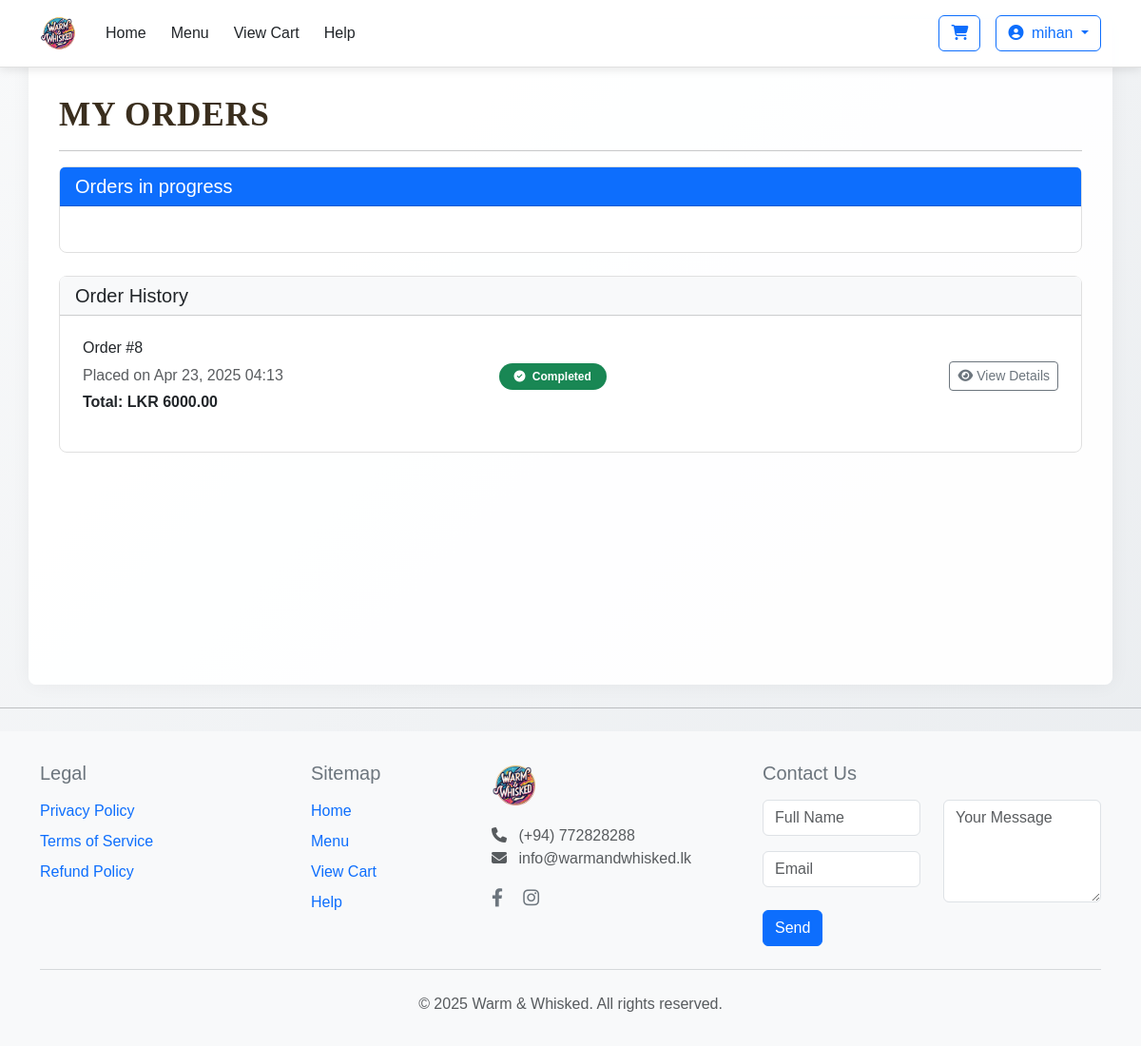
/my-orders/ (signed in), run on an earlier commit of the app's database.
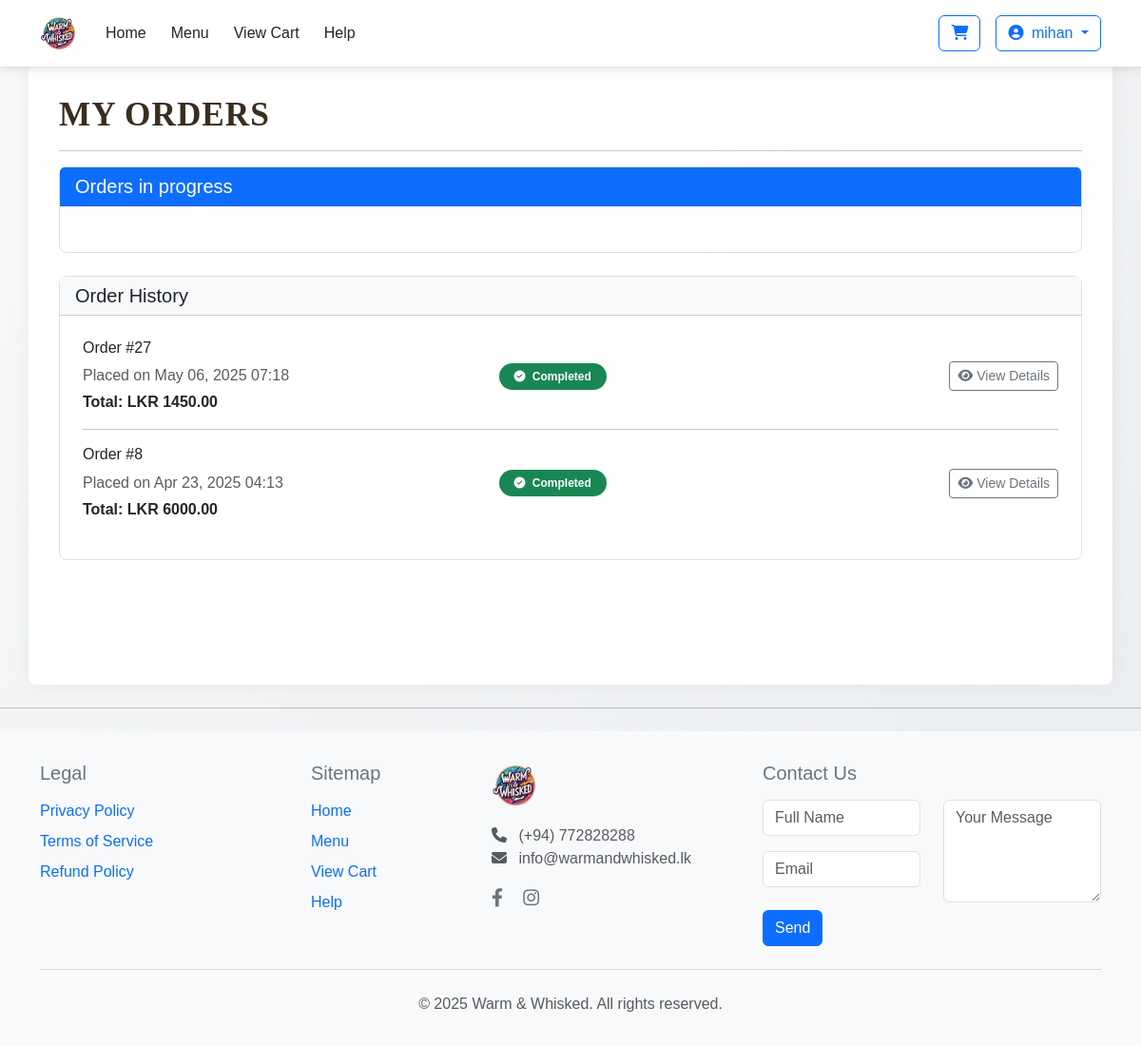
And on a later commit of the database.
### orders/models.py (models this page shows, shortened)
class Order(models.Model):
    ORDER_STATUS = (
        ('preparing', 'In Progress'),
        ('ready', 'Ready'),
        ('completed', 'Completed'),
    )
    user = models.ForeignKey(User, on_delete=models.CASCADE)
    created_at = models.DateTimeField(auto_now_add=True)
    status = models.CharField(max_length=20, choices=ORDER_STATUS, default='preparing')
    total = models.DecimalField(max_digits=8, decimal_places=2)
    delivery_address = models.TextField()
    contact_number = models.CharField(max_length=15)
    class Meta:
        ordering = ['-created_at']

### orders/views.py (the view)
# urls.py: path('my-orders/', views.order_tracking, name='order_tracking'),  # Changed path
@login_required
def order_tracking(request):
    orders = Order.objects.filter(user=request.user).order_by('-created_at')
    return render(request, 'orders/my_orders/order_tracking.html', {'orders': orders})

### orders/templates/orders/my_orders/order_tracking.html (shortened to what this page needs)
{% extends 'orders/pages/base.html' %}
{% block content %}
<div class="container" style="padding-top: 60px;">
    <h2 style="font-family: 'Cormorant Garamond';
            font-weight: 600;
            font-size: 2.2rem;
            color: #3a2e1e;
            letter-spacing: 1px;
            margin: 0px 0 15px;
            text-transform: uppercase;
            " >My Orders</h2><hr>
    <div class="card mb-4">
        <div class="card-header bg-primary text-white">
            <h5 class="mb-0">Orders in progress</h5>
        </div>
        <div class="card-body">
        </div>
    </div>
    <div class="card">
        <div class="card-header bg-light">
            <h5 class="mb-0">Order History</h5>
        </div>
        <div class="card-body">
            {% for order in orders %}
                {% if order.status == 'completed' %}
                <div class="row mb-3 align-items-center">
                    <div class="col-md-5">
                        <h6>Order #{{ order.id }}</h6>
                        <p class="mb-1 text-muted">Placed on {{ order.created_at|date:"M d, Y H:i" }}</p>
                        <p class="mb-0"><strong>Total: LKR {{ order.total }}</strong></p>
                    </div>
                    <div class="col-md-3">
                        <span class="badge rounded-pill bg-success py-2 px-3">
                            <i class="fas fa-check-circle me-1"></i>
                            Completed
                        </span>
                    </div>
                    <div class="col-md-4 text-end">
                        <button class="btn btn-outline-secondary btn-sm"
                                data-bs-toggle="modal"
                                data-bs-target="#orderModal"
                                onclick="loadOrderDetails({{ order.id }})">
                            <i class="fas fa-eye me-1"></i>View Details
                        </button>
                    </div>
                </div>
                {% if not forloop.last %}<hr>{% endif %}
                {% endif %}
            {% empty %}
                <div class="text-center py-3">
                    <i class="fas fa-inbox fa-3x text-muted mb-3"></i>
                    <p class="text-muted">No past orders</p>
                </div>
            {% endfor %}
        </div>
    </div>
</div>
{% endblock %}

### orders/templates/orders/pages/base.html (shortened to what this page needs)
{% load static %}
<!DOCTYPE html>
<html lang="en">
<head>
    <link href="https://cdn.jsdelivr.net/npm/bootstrap@5.3.0/dist/css/bootstrap.min.css" rel="stylesheet">
    <link rel="stylesheet" href="https://cdnjs.cloudflare.com/ajax/libs/font-awesome/6.4.0/css/all.min.css">
    <link rel="stylesheet" href="{% static 'orders/css/style.css' %}">
</head>
<body>
    <nav class="navbar navbar-expand-lg navbar-overlay">
        <div class="container">
            <a class="navbar-brand" href="{% url 'home' %}">
                <img src="{% static 'images/logo.png' %}" alt="Logo" height="40">
            </a>
            <div class="collapse navbar-collapse" id="navbarNav">
                <ul class="navbar-nav me-auto">
                    <li class="nav-item">
                        <a class="nav-link {% if request.resolver_match.url_name == 'home' %}active{% endif %}" href="{% url 'home' %}">Home</a>
                    </li>
                    <li class="nav-item">
                        <a class="nav-link {% if request.resolver_match.url_name == 'orders' %}active{% endif %}" href="{% url 'orders' %}">Menu</a>
                    </li>
                    <li class="nav-item">
                        <a class="nav-link {% if request.resolver_match.url_name == 'cart' %}active{% endif %}" href="{% url 'cart' %}">View Cart</a>
                    </li>
                    <li class="nav-item">
                        <a class="nav-link {% if request.resolver_match.url_name == 'help' %}active{% endif %}" href="{% url 'help' %}">Help</a>
                    </li>
                </ul>
                <div class="d-flex">
                    <a href="{% url 'cart' %}" class="btn btn-outline-primary position-relative me-3">
                        <i class="fas fa-shopping-cart"></i>
                    </a>
                    {% if user.is_authenticated %}
                        <div class="dropdown">
                            <button class="btn btn-outline-primary dropdown-toggle" type="button" id="userDropdown" data-bs-toggle="dropdown">
                                <i class="fas fa-user-circle me-1"></i> {{ user.username }}
                            </button>
                        </div>
                    {% else %}
                        <a href="{% url 'login' %}" class="btn btn-outline-primary me-2">Login</a>
                        <a href="{% url 'signup' %}" class="btn btn-primary">Sign Up</a>
                    {% endif %}
                </div>
            </div>
        </div>
    </nav>
<main class="container main-content" style="padding-top: 20px; min-height: calc(100vh - 100px);">
    {% block content %}{% endblock %}
</main>
<hr class="my-4">
<footer class="footer bg-light py-5">
    <div class="container">
        <div class="row">
            <div class="col-lg-3 col-md-6 mb-4 mb-md-0 order-1">
                <h5 class="mb-3">Legal</h5>
                <ul class="list-unstyled">
                    <li class="mb-2">
                        <a href="{% url 'privacy_policy' %}" class="text-decoration-none">Privacy Policy</a>
                    </li>
                    <li class="mb-2">
                        <a href="{% url 'terms_of_service' %}" class="text-decoration-none">Terms of Service</a>
                    </li>
                    <li class="mb-2">
                        <a href="{% url 'refund_policy' %}" class="text-decoration-none">Refund Policy</a>
                    </li>
                </ul>
            </div>
            <div class="col-lg-2 col-md-6 mb-4 mb-md-0 order-2">
                <h5 class="mb-3">Sitemap</h5>
                <ul class="list-unstyled">
                    <li class="mb-2"><a href="{% url 'home' %}" class="text-decoration-none">Home</a></li>
                    <li class="mb-2"><a href="{% url 'orders' %}" class="text-decoration-none">Menu</a></li>
                    <li class="mb-2"><a href="{% url 'cart' %}" class="text-decoration-none">View Cart</a></li>
                    <li class="mb-2"><a href="{% url 'help' %}" class="text-decoration-none">Help</a></li>
                </ul>
            </div>
            <div class="col-lg-3 col-md-6 mb-4 mb-lg-0 order-3">
                <img src="{% static 'images/logo.png' %}" alt="Warm & Whisked" height="50" class="mb-3">
                <p class="text-muted">
                    <i class="fas fa-phone me-2"></i> (+94) 772828288<br>
                    <i class="fas fa-envelope me-2"></i> info@warmandwhisked.lk
                </p>
                <div class="social-icons">
                    <a href="https://www.facebook.com/profile.php?id=61574591783072" class="text-decoration-none me-3" target="_blank" rel="noopener noreferrer">
                        <i class="fab fa-facebook-f"></i>
                    </a>
                    <a href="https://www.instagram.com/warmandwhiskedbakerymd/" class="text-decoration-none me-3" target="_blank" rel="noopener noreferrer">
                        <i class="fab fa-instagram"></i>
                    </a>
                </div>
            </div>
            <div class="col-lg-4 col-md-6 order-lg-4 order-4">
                <h5 class="mb-3">Contact Us</h5>
                <form method="post" action="{% url 'contact' %}">
                    <div class="row">
                        <div class="col-md-6">
                            <div class="mb-3">
                                <input type="text" class="form-control" name="name" placeholder="Full Name" required>
                            </div>
                            <div class="mb-3">
                                <input type="email" class="form-control" name="email" placeholder="Email" required>
                            </div>
                        </div>
                        <div class="col-md-6">
                            <textarea class="form-control h-100" name="message" placeholder="Your Message" required></textarea>
                        </div>
                    </div>
                    <button type="submit" class="btn btn-primary mt-2">Send</button>
                </form>
            </div>
        </div>
        <hr class="my-4">
        <div class="text-center">
            <p class="text-muted mb-0">&copy; 2025 Warm & Whisked. All rights reserved.</p>
        </div>
    </div>
</footer>
</body>
</html>

### orders/static/orders/css/style.css (style rules this page uses)
body { font-family: 'Arial', sans-serif; background-color: #f8f9fa; color: #212529; margin: 0; padding: 0; }
.navbar { border-bottom: 1px solid #e0e0e0; }
.navbar-brand img { max-height: 50px; }
.nav-link { color: #212529; transition: color 0.3s ease; }
.btn-primary { background-color: #0d6efd; border-color: #0d6efd; }
.btn-outline-primary { color: #0d6efd; border-color: #0d6efd; }
.card { border: 1px solid #e0e0e0; border-radius: 8px; }
.card-header { font-weight: bold; background-color: #f8f9fa; }
.card-body { padding: 1.5rem; }
.footer { background-color: #f8f9fa; color: #6c757d; }
.footer a { color: #0d6efd; text-decoration: none; }
.footer .social-icons a { color: #6c757d; font-size: 1.2rem; margin-right: 10px; }
form input, form textarea { border-radius: 4px; border: 1px solid #ced4da; }
.navbar-overlay { position: fixed; top: 0; left: 0; width: 100%; z-index: 1000; background-color: rgba(255, 255, 255, 0.95); box-shadow: 0 2px 10px rgba(0, 0, 0, 0.1); padding: 10px 0; }
.main-content { padding-top: 80px; }
body { margin: 0; padding: 0; }
.navbar-overlay { position: fixed; top: 0; left: 0; width: 100%; z-index: 1000; background-color: rgba(255, 255, 255, 0.95); box-shadow: 0 2px 10px rgba(0, 0, 0, 0.1); padding: 10px 0; transition: all 0.3s ease; }
.nav-link { padding: 8px 15px; margin: 0 5px; border-radius: 20px; transition: all 0.3s ease; }
.footer { padding-top: 2rem !important; padding-bottom: 2rem !important; }
body { margin: 0; padding: 0; position: relative; min-height: 100vh; overflow-x: hidden; }
body::before { content: ""; position: fixed; top: 0; left: 0; width: 100%; height: 100%; background: linear-gradient(135deg, #f8f9fa 0%, #e9ecef 50%, #f8f9fa 100%); background-size: 200% 200%; animation: gradientBG 15s ease infinite; z-index: -1; }
.main-content { background-color: rgba(255, 255, 255, 0.92); border-radius: 8px; box-shadow: 0 0 20px rgba(0, 0, 0, 0.05); margin: 20px auto; padding: 20px; position: relative; }
.main-content { padding-top: 80px; min-height: calc(100vh - 160px); }

What changed in the data, as far as the page shows it:
added Order: id "27", created_at "May 06, 2025 07:18", total "1450.00"
